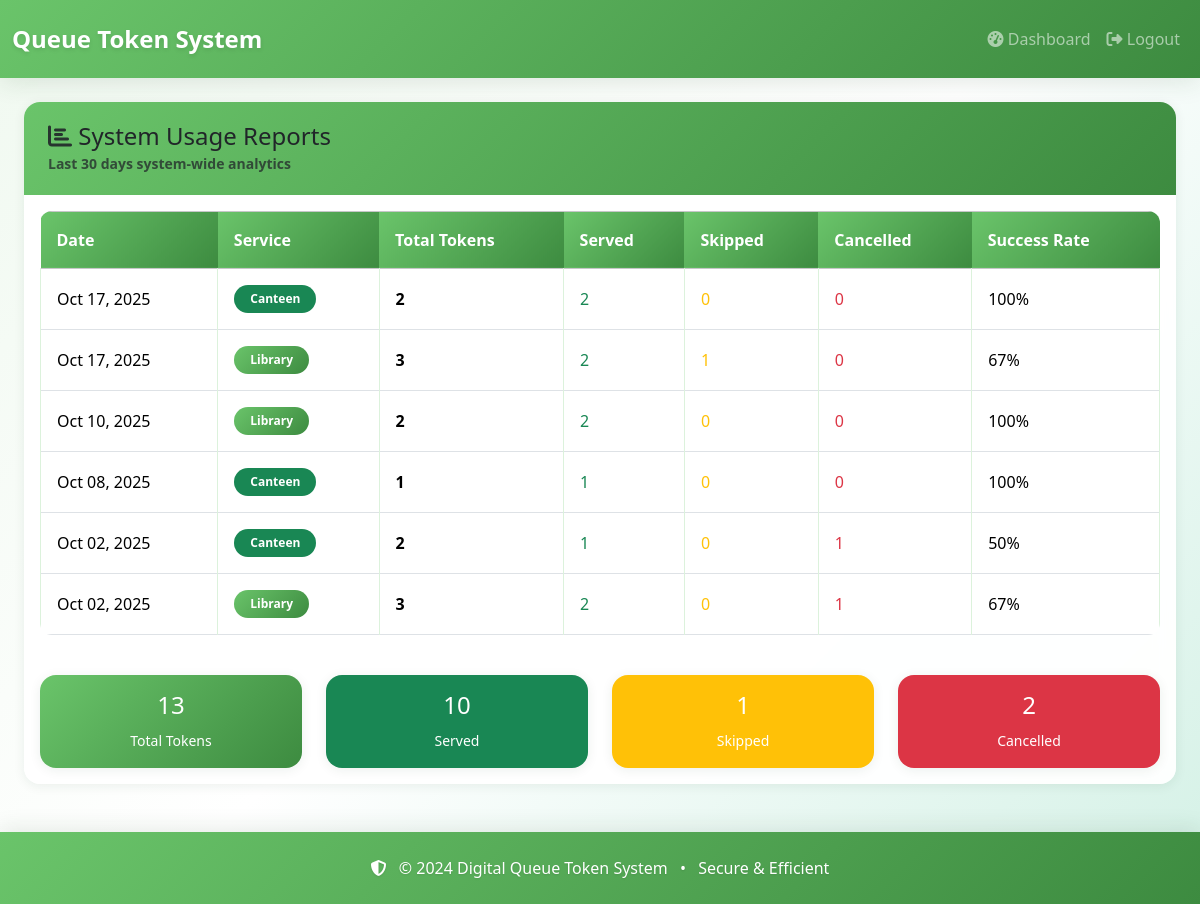
Page /system/reports/ (signed in) on the committed database.
### core/models.py (models this page shows, shortened)
class Token(models.Model):
    STATUS_CHOICES = [
        ("active", "Active"),
        ("completed", "Completed"),
        ("cancelled", "Cancelled"),
        ("skipped", "Skipped"),
    ]
    slot = models.ForeignKey(QueueSlot, related_name="tokens", on_delete=models.CASCADE)
    user = models.ForeignKey(User, on_delete=models.CASCADE)
    number = models.PositiveIntegerField()
    status = models.CharField(max_length=20, choices=STATUS_CHOICES, default="active")
    issued_at = models.DateTimeField(auto_now_add=True)
    service = models.CharField(max_length=50, choices=QueueSlot.SERVICE_CHOICES, blank=True, null=True)
    class Meta:
        ordering = ['-issued_at']

### core/views.py (the view)
# urls.py: path('system/reports/', views.reports, name='reports'),
@login_required
def reports(request):
    if request.user.is_staff:
        return admin_reports(request)
    else:
        return my_reports(request)

### core/templates/core/reports.html (shortened to what this page needs)
{% extends "core/base.html" %}
{% block content %}
<div class="container mt-4">
    <div class="row">
        <div class="col-12">
            <div class="card">
                <div class="card-header">
                    <h4 class="mb-0 text-dark">
                        <i class="fas fa-chart-bar"></i>
                        {% if is_staff %}System Usage Reports{% else %}Your Activity Reports{% endif %}
                    </h4>
                    {% if is_staff %}
                    <small class="text-muted">Last 30 days system-wide analytics</small>
                    {% endif %}
                </div>
                <div class="card-body">
                    {% if is_staff %}
                    {% if reports %}
                    <div class="table-responsive">
                        <table class="table table-bordered table-hover">
                            <thead class="table-light">
                                <tr>
                                    <th>Date</th>
                                    <th>Service</th>
                                    <th>Total Tokens</th>
                                    <th>Served</th>
                                    <th>Skipped</th>
                                    <th>Cancelled</th>
                                    <th>Success Rate</th>
                                </tr>
                            </thead>
                            <tbody>
                                {% for report in reports %}
                                <tr>
                                    <td>{{ report.date|date:"M d, Y" }}</td>
                                    <td>
                                        <span class="badge bg-{% if report.queue_type == 'library' %}primary{% else %}success{% endif %}">
                                            {{ report.queue_type|title }}
                                        </span>
                                    </td>
                                    <td><strong>{{ report.total }}</strong></td>
                                    <td class="text-success">{{ report.served }}</td>
                                    <td class="text-warning">{{ report.skipped }}</td>
                                    <td class="text-danger">{{ report.cancelled }}</td>
                                    <td>
                                        {% if report.total > 0 %}
                                            {% widthratio report.served report.total 100 %}%
                                        {% else %}
                                            0%
                                        {% endif %}
                                    </td>
                                </tr>
                                {% endfor %}
                            </tbody>
                        </table>
                    </div>
                    <div class="row mt-4">
                        <div class="col-md-3">
                            <div class="card bg-primary text-white text-center">
                                <div class="card-body">
                                    <h4>{{ total_tokens }}</h4>
                                    <small>Total Tokens</small>
                                </div>
                            </div>
                        </div>
                        <div class="col-md-3">
                            <div class="card bg-success text-white text-center">
                                <div class="card-body">
                                    <h4>{{ total_served }}</h4>
                                    <small>Served</small>
                                </div>
                            </div>
                        </div>
                        <div class="col-md-3">
                            <div class="card bg-warning text-white text-center">
                                <div class="card-body">
                                    <h4>{{ total_skipped }}</h4>
                                    <small>Skipped</small>
                                </div>
                            </div>
                        </div>
                        <div class="col-md-3">
                            <div class="card bg-danger text-white text-center">
                                <div class="card-body">
                                    <h4>{{ total_cancelled }}</h4>
                                    <small>Cancelled</small>
                                </div>
                            </div>
                        </div>
                    </div>
                    {% endif %}
                    {% endif %}
                </div>
            </div>
        </div>
    </div>
</div>
{% endblock %}

### core/templates/core/base.html (style rules this page uses)
:root { --primary-50: #f0f9f0; --primary-100: #dcf2dc; --primary-200: #b8e4b8; --primary-300: #8dd58d; --primary-400: #6ac46a; --primary-500: #4caf50; --primary-600: #3d8b40; --primary-700: #2e6c34; --primary-800: #25572a; --primary-900: #1e4622; --pastel-green: #a8e6cf; --pastel-mint: #d4f1e6; --pastel-sage: #b8d8be; --pastel-teal: #88c9b9; --accent-gold: #ffd166; --accent-coral: #ff9a8b; --gradient-primary: linear-gradient(135deg, var(--primary-400) 0%, var(--primary-600) 100%); --gradient-subtle: linear-gradient(135deg, var(--pastel-mint) 0%, var(--pastel-green) 100%); --gradient-accent: linear-gradient(135deg, var(--accent-gold) 0%, var(--accent-coral) 100%); --shadow-sm: 0 2px 12px rgba(30, 70, 34, 0.08); --shadow-md: 0 4px 24px rgba(30, 70, 34, 0.12); --shadow-lg: 0 8px 40px rgba(30, 70, 34, 0.15); }
body { background: linear-gradient(135deg, var(--primary-50) 0%, #ffffff 50%, var(--pastel-mint) 100%); min-height: 100vh; font-family: 'Segoe UI', Tahoma, Geneva, Verdana, sans-serif; }
.card { border: none; border-radius: 16px; box-shadow: var(--shadow-sm); background: rgba(255, 255, 255, 0.95); backdrop-filter: blur(10px); transition: all 0.3s ease; overflow: hidden; }
.card-header { background: var(--gradient-primary); color: white; border: none; padding: 1.25rem 1.5rem; font-weight: 600; }
.card-header i { opacity: 0.9; }
.badge { border-radius: 20px; padding: 8px 16px; font-weight: 600; font-size: 0.75rem; }
.bg-primary { background: var(--gradient-primary) !important; }
.table { border-radius: 12px; overflow: hidden; }
.table thead th { background: var(--gradient-primary); color: white; border: none; padding: 1rem; font-weight: 600; }
.table tbody td { padding: 1rem; border-color: var(--primary-100); vertical-align: middle; }
.container { max-width: 1200px; }

### rows in the picture
Token: date "Oct 08, 2025", queue_type "Canteen", total "1", served "1", skipped "0", cancelled "0", served "100"

### other values in the picture
{{ report.date|date:"M d, Y" }} "Oct 17, 2025" "Oct 17, 2025" "Oct 10, 2025" "Oct 02, 2025" "Oct 02, 2025"
{{ report.queue_type|title }} "Canteen" "Library" "Library" "Canteen" "Library"
{{ report.total }} "2" "3" "2" "2" "3"
{{ report.served }} "2" "2" "2" "1" "2"
{{ report.skipped }} "0" "1" "0" "0" "0"
{{ report.cancelled }} "0" "0" "0" "1" "1"
{{ total_tokens }} "13"
{{ total_served }} "10"
{{ total_skipped }} "1"
{{ total_cancelled }} "2"
